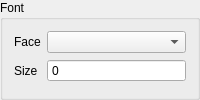
            <widget class="QGroupBox" name="gbHeaderFont">
             <property name="title">
              <string>Font</string>
             </property>
             <layout class="QFormLayout" name="formLayout_4">
              <item row="0" column="0">
               <widget class="QLabel" name="label_7">
                <property name="sizePolicy">
                 <sizepolicy hsizetype="Maximum" vsizetype="Preferred">
                  <horstretch>0</horstretch>
                  <verstretch>0</verstretch>
                 </sizepolicy>
                </property>
                <property name="text">
                 <string>Face</string>
                </property>
               </widget>
              </item>
              <item row="0" column="1">
               <widget class="QComboBox" name="cbTitleFontFace">
                <property name="sizePolicy">
                 <sizepolicy hsizetype="Expanding" vsizetype="Fixed">
                  <horstretch>0</horstretch>
                  <verstretch>0</verstretch>
                 </sizepolicy>
                </property>
               </widget>
              </item>
              <item row="1" column="0">
               <widget class="QLabel" name="label_4">
                <property name="text">
                 <string>Size</string>
                </property>
               </widget>
              </item>
              <item row="1" column="1">
               <widget class="QSpinBox" name="sbTitleFontSize">
                <property name="sizePolicy">
                 <sizepolicy hsizetype="Expanding" vsizetype="Fixed">
                  <horstretch>0</horstretch>
                  <verstretch>0</verstretch>
                 </sizepolicy>
                </property>
                <property name="readOnly">
                 <bool>false</bool>
                </property>
                <property name="buttonSymbols">
                 <enum>QAbstractSpinBox::NoButtons</enum>
                </property>
               </widget>
              </item>
             </layout>
            </widget>
